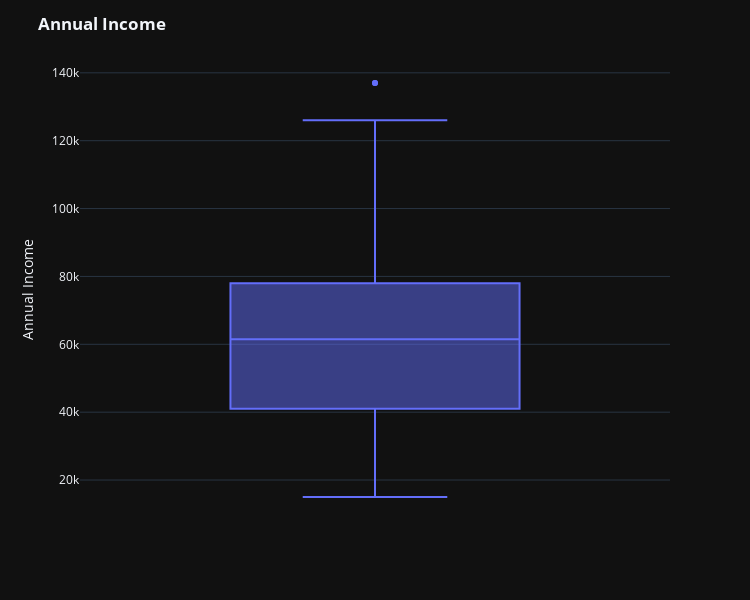

Source (notebook cell):
### Code cell
fig = px.box(df,y = 'Annual Income ($)')

# Update yaxis properties
fig.update_yaxes(title_text='Annual Income', row=1, col=1)


# Update size and title
fig.update_layout(autosize=True, width=750, height=600,
    title_font=dict(size=25, family='Courier'),
    title='<b>Annual Income</b>',
)

### Figure 1 — Plotly figure (JSON) as saved in the notebook; plotly's stock layout.template omitted (floating-point values rounded to 4 significant figures; data arrays with more than 128 entries replaced by an {"elided": "..."} marker saying what was removed)
{"data": [{"alignmentgroup": "True", "hovertemplate": "Annual Income ($)=%{y}<extra></extra>", "legendgroup": "", "marker": {"color": "#636efa"}, "name": "", "notched": false, "offsetgroup": "", "orientation": "v", "showlegend": false, "x0": " ", "xaxis": "x", "y": {"elided": "200 int values"}, "y0": " ", "yaxis": "y", "type": "box"}], "layout": {"xaxis": {"anchor": "y", "domain": [0.0, 1.0]}, "yaxis": {"anchor": "x", "domain": [0.0, 1.0], "title": {"text": "Annual Income"}}, "legend": {"tracegroupgap": 0}, "margin": {"t": 60}, "boxmode": "group", "title": {"text": "<b>Annual Income</b>"}, "autosize": true, "width": 750, "height": 600}}
